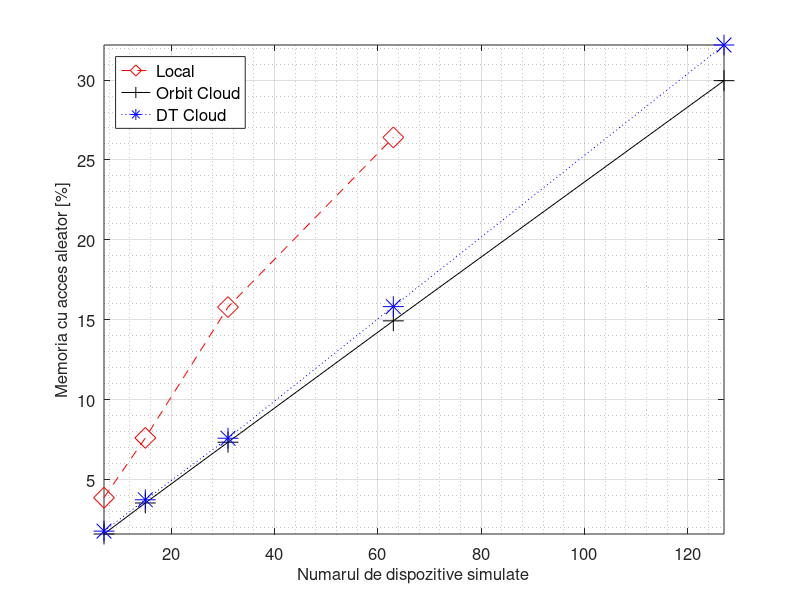
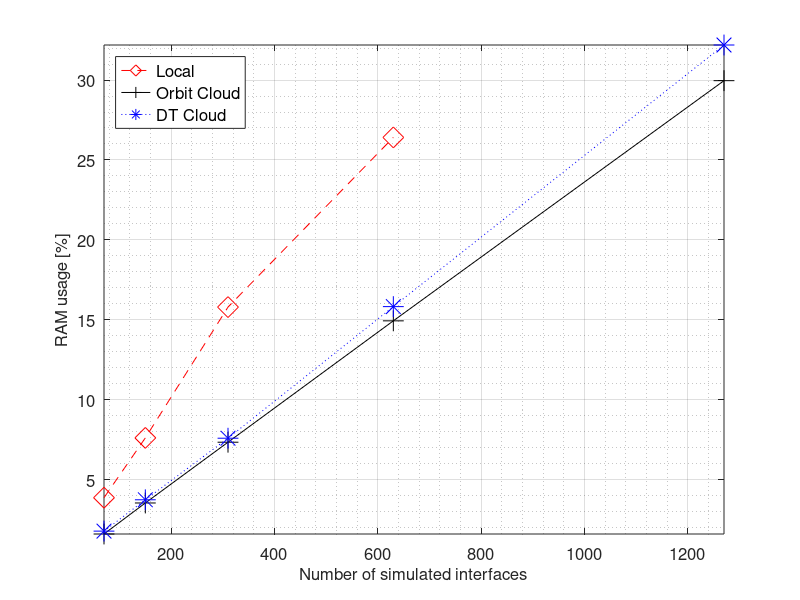
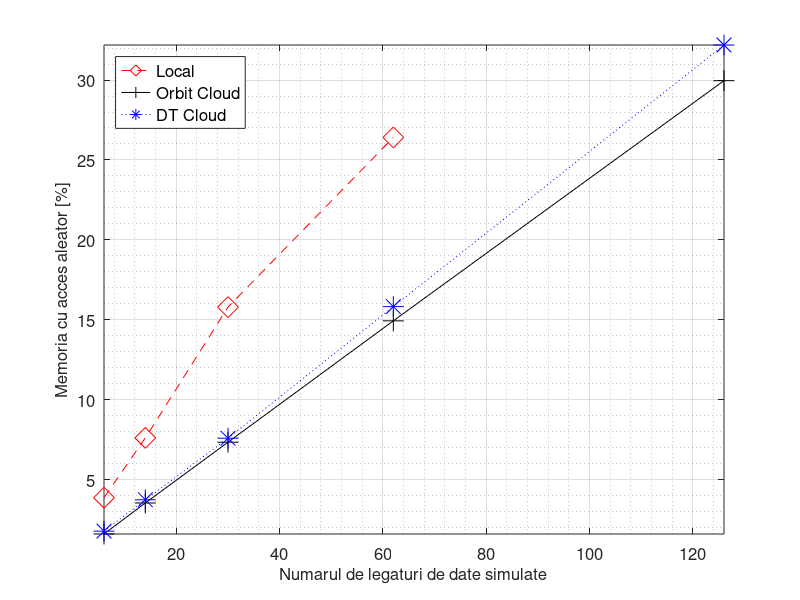

MATLAB code for these plots, in order:
nes = [7,15,31,63,127]
intfs = [70,150,310,630,1270]
links = [6,14,30,62,126]

local_percent = [0.0388,0.0762,0.158,0.2641,NaN]
orbit_percent = [0.0161,0.0355,0.0735,0.1494,0.2996]
dt_percent = [0.0179,0.0375,0.076,0.1583,0.3219]

local = local_percent * 100
orbit = orbit_percent * 100
dt = dt_percent * 100
figure(1)
plot(nes,local, '--dr', 'markersize', 15, nes, orbit, '-+k', 'markersize', 15, nes, dt, ':*b', 'markersize', 15)
set(gca, "fontsize", 12)

xlabel('Numarul de dispozitive simulate', "fontsize", 12)
grid on
grid minor on
ylabel('Memoria cu acces aleator [%]', "fontsize", 12)
leg = legend('Local','Orbit Cloud','DT Cloud', "location", 'northwest')
set(leg, "fontsize", 12)
axis('tight')

#la = num2str(local(:));
#lb = cellstr(la);
#lc = strtrim(lb);

#oa = num2str(orbit(:));
#ob = cellstr(oa);
#oc = strtrim(ob);

#da = num2str(dt(:));
#db = cellstr(da);
#dc = strtrim(db);

#text(nes, local, lc)
#text(nes, orbit, oc)
#text(nes, dt, dc)

figure(2)
plot(intfs,local, '--dr', 'markersize', 15, intfs, orbit, '-+k', 'markersize', 15, intfs, dt, ':*b', 'markersize', 15)
set(gca, "fontsize", 12)

xlabel('Number of simulated interfaces', "fontsize", 12)
grid on
grid minor on
ylabel('RAM usage [%]', "fontsize", 12)
leg = legend('Local','Orbit Cloud','DT Cloud', "location", 'northwest')
set(leg, "fontsize", 12)
axis('tight')

#la = num2str(local(:));
#lb = cellstr(la);
#lc = strtrim(lb);

#oa = num2str(orbit(:));
#ob = cellstr(oa);
#oc = strtrim(ob);

#da = num2str(dt(:));
#db = cellstr(da);
#dc = strtrim(db);

#text(intfs, local, lc)
#text(intfs, orbit, oc)
#text(intfs, dt, dc)

figure(3)
plot(links,local, '--dr', 'markersize', 15, links, orbit, '-+k', 'markersize', 15, links, dt, ':*b', 'markersize', 15)
set(gca, "fontsize", 12)

xlabel('Numarul de legaturi de date simulate', "fontsize", 12)
grid on
grid minor on
ylabel('Memoria cu acces aleator [%]', "fontsize", 12)
leg = legend('Local','Orbit Cloud','DT Cloud', "location", 'northwest')
set(leg, "fontsize", 12)
axis('tight')

#la = num2str(local(:));
#lb = cellstr(la);
#lc = strtrim(lb);

#oa = num2str(orbit(:));
#ob = cellstr(oa);
#oc = strtrim(ob);

#da = num2str(dt(:));
#db = cellstr(da);
#dc = strtrim(db);

#text(links, local, lc)
#text(links, orbit, oc)
#text(links, dt, dc)
